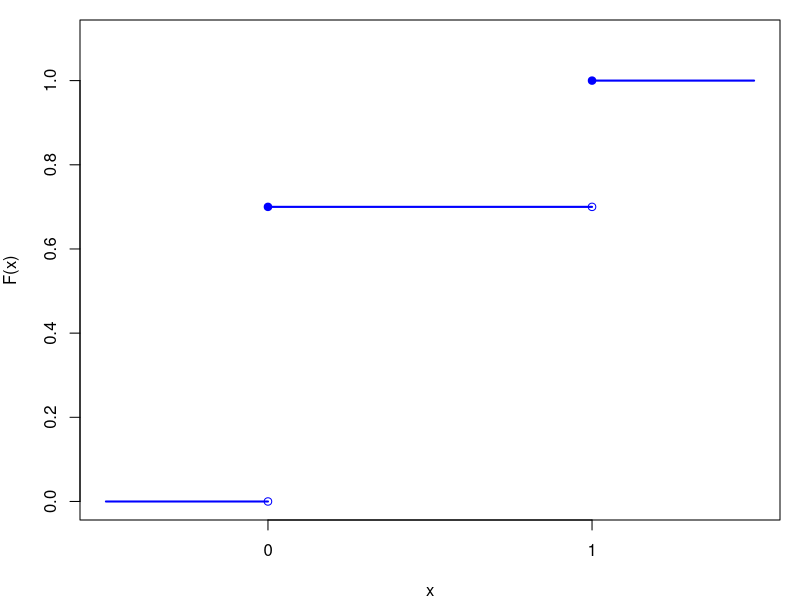
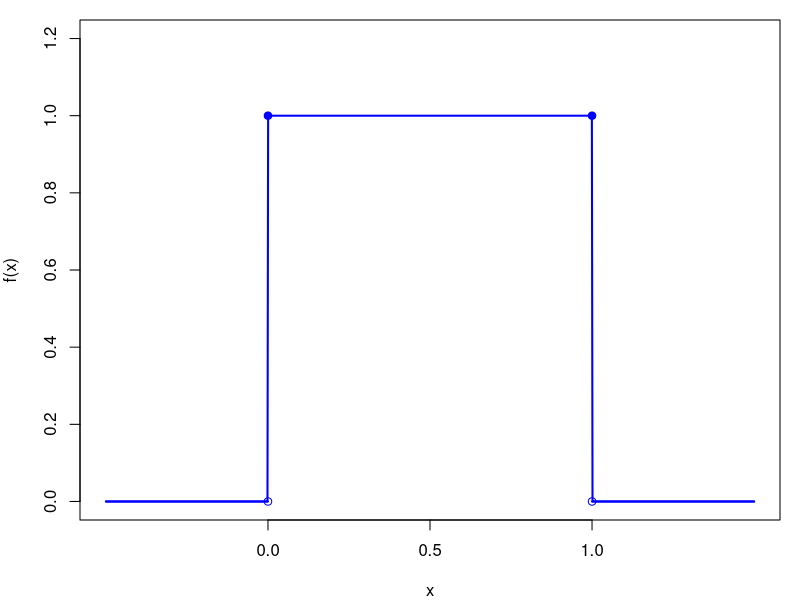
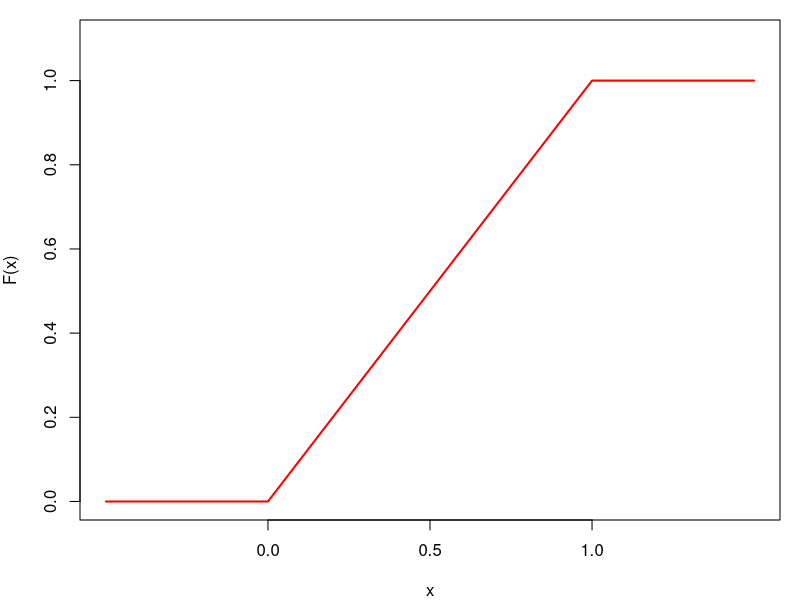

Generate these figures, in order, with R:
## ---- chunk 1
#| echo: false
#| fig-width: 4
#| fig-height: 2.5
#| fig-align: center

p <- 0.3
par(mar = c(4, 4, 1, 1))

# Plot the step function
plot(NA, xlim = c(-0.5, 1.5), ylim = c(0, 1.1),
     xlab = "x", ylab = "F(x)", xaxt = "n")
axis(1, at = c(0, 1))

# F(x) = 0 for x < 0
segments(-0.5, 0, 0, 0, lwd = 2, col = "blue")
# F(x) = 1-p for 0 <= x < 1
segments(0, 1-p, 1, 1-p, lwd = 2, col = "blue")
# F(x) = 1 for x >= 1
segments(1, 1, 1.5, 1, lwd = 2, col = "blue")

# Closed circles at jump points (right-continuous)
points(c(0, 1), c(1-p, 1), pch = 19, col = "blue")
# Open circles at jump points
points(c(0, 1), c(0, 1-p), pch = 1, col = "blue")
## ---- chunk 2
#| echo: false
#| fig-width: 4
#| fig-height: 2.5
#| fig-align: center

par(mar = c(4, 4, 1, 1))
x <- seq(-0.5, 1.5, length.out = 1000)
pdf_vals <- dunif(x, min = 0, max = 1)
plot(x, pdf_vals, type = "l", lwd = 2, col = "blue",
     xlab = "x", ylab = "f(x)",
     ylim = c(0, 1.2), xaxt = "n")
axis(1, at = c(0, 0.5, 1))
segments(-0.5, 0, 0, 0, lwd = 2, col = "blue")
segments(1, 0, 1.5, 0, lwd = 2, col = "blue")
points(c(0, 1), c(1, 1), pch = 19, col = "blue")
points(c(0, 1), c(0, 0), pch = 1, col = "blue")
## ---- chunk 3
#| echo: false
#| fig-width: 4
#| fig-height: 2.5
#| fig-align: center

par(mar = c(4, 4, 1, 1))
x <- seq(-0.5, 1.5, length.out = 1000)
cdf_vals <- punif(x, min = 0, max = 1)
plot(x, cdf_vals, type = "l", lwd = 2, col = "red",
     xlab = "x", ylab = "F(x)",
     ylim = c(0, 1.1), xaxt = "n")
axis(1, at = c(0, 0.5, 1))
